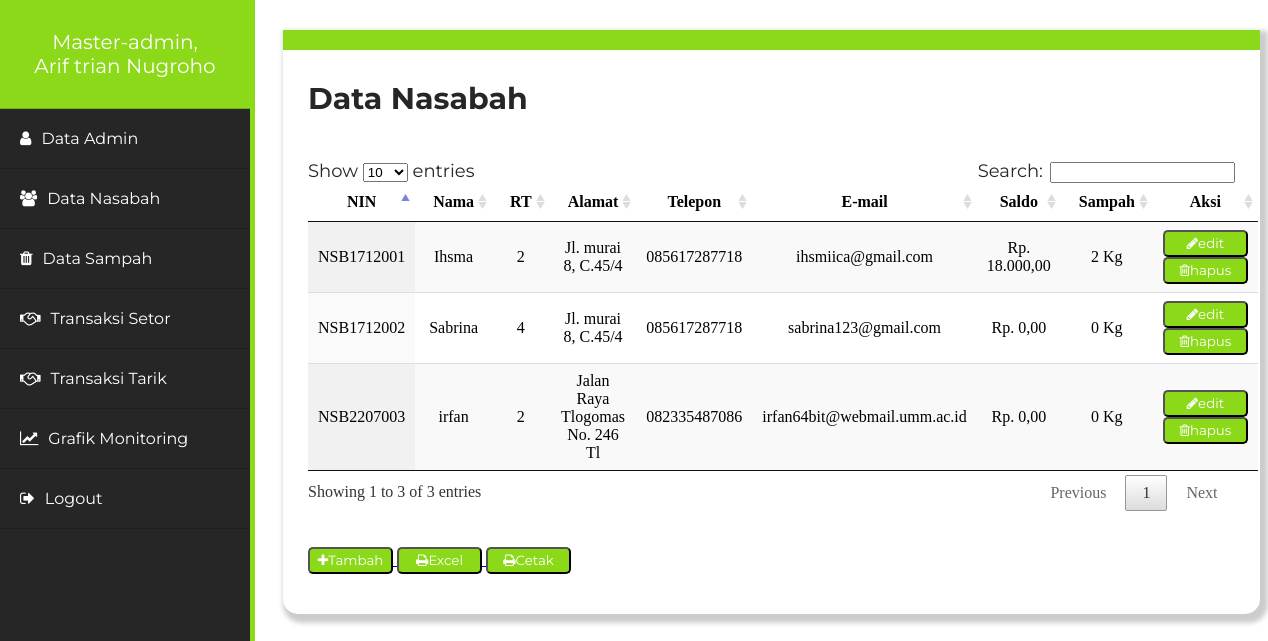
Page /page/admin.php?page=data-nasabah-full (signed in) on the committed database.
### tables this page shows
CREATE TABLE `nasabah` (
  `nin` varchar(10) NOT NULL,
  `nama` varchar(20) NOT NULL,
  `rt` int(1) NOT NULL,
  `alamat` varchar(30) NOT NULL,
  `telepon` varchar(12) NOT NULL,
  `email` varchar(50) NOT NULL,
  `password` varchar(20) NOT NULL,
  `saldo` int(8) DEFAULT NULL,
  `sampah` int(4) DEFAULT NULL
);

### system/function/view-nasabah-full.php (the view, shortened to what this page needs)
<!DOCTYPE html>
<html lang="en">
<head>
	<link rel="stylesheet" type="text/css" href="../datatables/css/jquery.dataTables.css">
</head>
<body>
	<h2 style="font-size: 30px; color: #262626;">Data Nasabah</h2>
	<br>
	<table id="example" class="display" cellspacing="0" width="100%" border="0" >
        <thead>
        <tr>
            <th>NIN</th>
            <th>Nama</th>
            <th>RT</th>
            <th>Alamat</th>
            <th>Telepon</th>
            <th>E-mail</th>
            <th>Saldo</th>
            <th>Sampah</th>
            <th>Aksi</th>
        </tr>
        </thead>
        <tbody>
        <?php
            $query = mysqli_query($conn, "SELECT * FROM nasabah");
            while($row = mysqli_fetch_array($query)){
        ?>
        <tr align="center">
            <td><?php echo $row['nin'] ?></td>
            <td><?php echo $row['nama'] ?></td>
            <td><?php echo $row['rt'] ?></td>
            <td><?php echo $row['alamat'] ?></td>
            <td><?php echo $row['telepon'] ?></td>
            <td><?php echo $row['email'] ?></td>
            <td>
                <?php echo "Rp. ".number_format($row['saldo'], 2, ",", ".")  ?></td>
            <td>
                <?php echo number_format($row['sampah'])." Kg"  ?></td>
            <td>
                <a href="admin.php?page=edit-nasabah-id&id=<?php echo $row['nin']; ?>">
                <button><i class="fa fa-pencil"></i>edit</button>
                </a>
                <a onclick="return confirm('Anda yakin ingin menghapus data ini?')" href="../system/function/delete-nasabah.php?id=<?php echo $row['nin']; ?>">
                <button><i class="fa fa-trash-o"></i>hapus</button>
                </a>
            </td>
        </tr>
        <?php } ?>
        </tbody>
    </table>
    <br>
    <br>
    <a href="admin.php?page=tambah-data-nasabah">
    <button><i class="fa fa-plus" aria-hidden="true"></i>Tambah</button>
    </a>
    <a target="_blank" href="../system/function/excel-nasabah.php">
    <button><i class="fa fa-print" aria-hidden="true"></i>Excel</button>
    </a>
    <a target="_blank" href="../system/function/print-nasabah.php">
    <button><i class="fa fa-print" aria-hidden="true"></i>Cetak</button>
    </a>
</body>
</html>

### page/admin.php (shortened to what this page needs)
<?php
if (empty($_SESSION['user']) && empty($_SESSION['pass'])) {
    header('location:login.php');
} else {
include_once("../system/config/koneksi.php");
?>
<!DOCTYPE html>
<html>
	<head>
		<link rel="stylesheet" href="../asset/internal/css/style_2.css">
		<link href="https://maxcdn.bootstrapcdn.com/font-awesome/4.7.0/css/font-awesome.min.css" rel="stylesheet">
	</head>
	<body>
		<?php
	        $cek = mysqli_query($conn, "SELECT * FROM admin WHERE nia='".$_SESSION['nia']."'");
	        $row = mysqli_fetch_array($cek);
      	?>
		<div class="sidebar">
			<ul>
				<li>
					<a href="admin.php?page=data-admin" style="text-align: center; padding: 30px 0 30px 0; font-size: 20px;"><?php echo $_SESSION["level"]; ?>, <br> <?php echo $row['nama'] ?></a>
				</li>
						<?php
							$level = $_SESSION['level'] == 'Admin';
							if($level){
								}else{
						?>
				<li>
					<a href="admin.php?page=data-admin-full"><span class="fa fa-user" aria-hidden="true"></span>Data Admin</a>
				</li>
						<?php } ?>
				<li>
					<a href="admin.php?page=data-nasabah-full"><span class="fa fa-users" aria-hidden="true"></span>Data Nasabah</a>
				</li>
				<li>
					<a href="admin.php?page=data-sampah"><span class="fa fa-trash" aria-hidden="true"></span>Data Sampah</a>
				</li>
				<li>
					<a href="admin.php?page=data-setor"><span class="fa fa-handshake-o" aria-hidden="true"></span>Transaksi Setor</a>
				</li>
				<li>
					<a href="admin.php?page=data-tarik"><span class="fa fa-handshake-o" aria-hidden="true"></span>Transaksi Tarik</a>
				</li>
				<li>
					<a href="admin.php?page=data-report"><span class="fa fa-line-chart" aria-hidden="true"></span>Grafik Monitoring</a>
				</li>
				<li>
					<a href="logout.php"><span class="fa fa-sign-out" aria-hidden="true"></span>Logout</a>
				</li>
			</ul>
		</div>
		<div class="box-1">
			<section>
				<?php
					if(isset($_GET['page'])){
						$page = $_GET['page'];
					switch ($page) {
						case 'data-nasabah-full':
							include "../system/function/view-nasabah-full.php";
							break;
					}
				}else{
					include "../system/function/view-admin.php";
				}
				 ?>
			</section>
		</div>
	</body>
</html>
<?php } ?>

### internal/css/style_2.css (style rules this page uses)
div.box-1 { margin: 30px 0 20px 275px; background: #fff; width: 78%; box-sizing: border-box; padding: 5px 25px 5px 25px; padding-bottom: 40px; box-shadow: 4px 5px 5px 4px #ccc; border-radius: 0 0 15px 15px; border-top:20px solid #8cd91a; }
h2 { font-family: Montserrat; color: #fff; }
.sidebar { position: fixed; top: 0; left: 0; background-color: #262626; width: 250px; height: 100%; border-right: 5px solid #8cd91a; }
ul { font-family: Montserrat; margin:0; padding: 0 0; }
ul li a { list-style: none; }
ul li a { padding: 20px 20px; color: #fff; display: block; text-decoration: none; border-bottom: 1px solid rgba(0,0,0,.2); }
.sidebar span { margin-right: 10px; color: #fff; }
ul li { -webkit-transition:all 0.3s; -o-transition: all 0.3s; transition: all 0.3s; }

### page/admin.php (style rules this page uses)
button { height: 27px; width: 85px; background: #8cd91a; border-radius: 5px; color: #fff; font-family: Montserrat; }

### rows in the picture
nasabah: nin "NSB1712001", nama "Ihsma", rt "2", alamat "Jl. murai 8, C.45/4", telepon "085617287718", email "ihsmiica@gmail.com", saldo "18.000,00", sampah "2"
nasabah: nin "NSB1712002", nama "Sabrina", rt "4", alamat "Jl. murai 8, C.45/4", telepon "085617287718", email "sabrina123@gmail.com", saldo "0,00", sampah "0"
nasabah: nin "NSB2207003", nama "irfan", rt "2", alamat "Jalan Raya Tlogomas No. 246 Tl", telepon "082335487086", email "irfan64bit@webmail.umm.ac.id", saldo "0,00", sampah "0"

### other values in the picture
$_SESSION["level"] "Master-admin"
$row['nama'] "Arif trian Nugroho"
